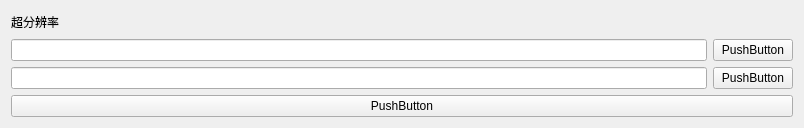
<?xml version="1.0" encoding="UTF-8"?>
<ui version="4.0">
 <class>UpScaleAni</class>
 <widget class="QWidget" name="UpScaleAni">
  <property name="geometry">
   <rect>
    <x>0</x>
    <y>0</y>
    <width>804</width>
    <height>128</height>
   </rect>
  </property>
  <property name="windowTitle">
   <string>Form</string>
  </property>
  <layout class="QVBoxLayout" name="verticalLayout">
   <item>
    <widget class="TitleLabel" name="label">
     <property name="text">
      <string>超分辨率</string>
     </property>
    </widget>
   </item>
   <item>
    <layout class="QHBoxLayout" name="horizontalLayout">
     <item>
      <widget class="LineEdit" name="lineEdit"/>
     </item>
     <item>
      <widget class="PushButton" name="pushButton">
       <property name="text">
        <string>PushButton</string>
       </property>
      </widget>
     </item>
    </layout>
   </item>
   <item>
    <layout class="QHBoxLayout" name="horizontalLayout_2">
     <item>
      <widget class="LineEdit" name="lineEdit_2"/>
     </item>
     <item>
      <widget class="PushButton" name="pushButton_3">
       <property name="text">
        <string>PushButton</string>
       </property>
      </widget>
     </item>
    </layout>
   </item>
   <item>
    <widget class="PrimaryPushButton" name="pushButton_2">
     <property name="text">
      <string>PushButton</string>
     </property>
    </widget>
   </item>
  </layout>
 </widget>
 <customwidgets>
  <customwidget>
   <class>TitleLabel</class>
   <extends>QLabel</extends>
   <header>qfluentwidgets</header>
  </customwidget>
  <customwidget>
   <class>PushButton</class>
   <extends>QPushButton</extends>
   <header>qfluentwidgets</header>
  </customwidget>
  <customwidget>
   <class>LineEdit</class>
   <extends>QLineEdit</extends>
   <header>qfluentwidgets</header>
  </customwidget>
  <customwidget>
   <class>PrimaryPushButton</class>
   <extends>QPushButton</extends>
   <header>qfluentwidgets</header>
  </customwidget>
 </customwidgets>
 <resources/>
 <connections/>
</ui>
